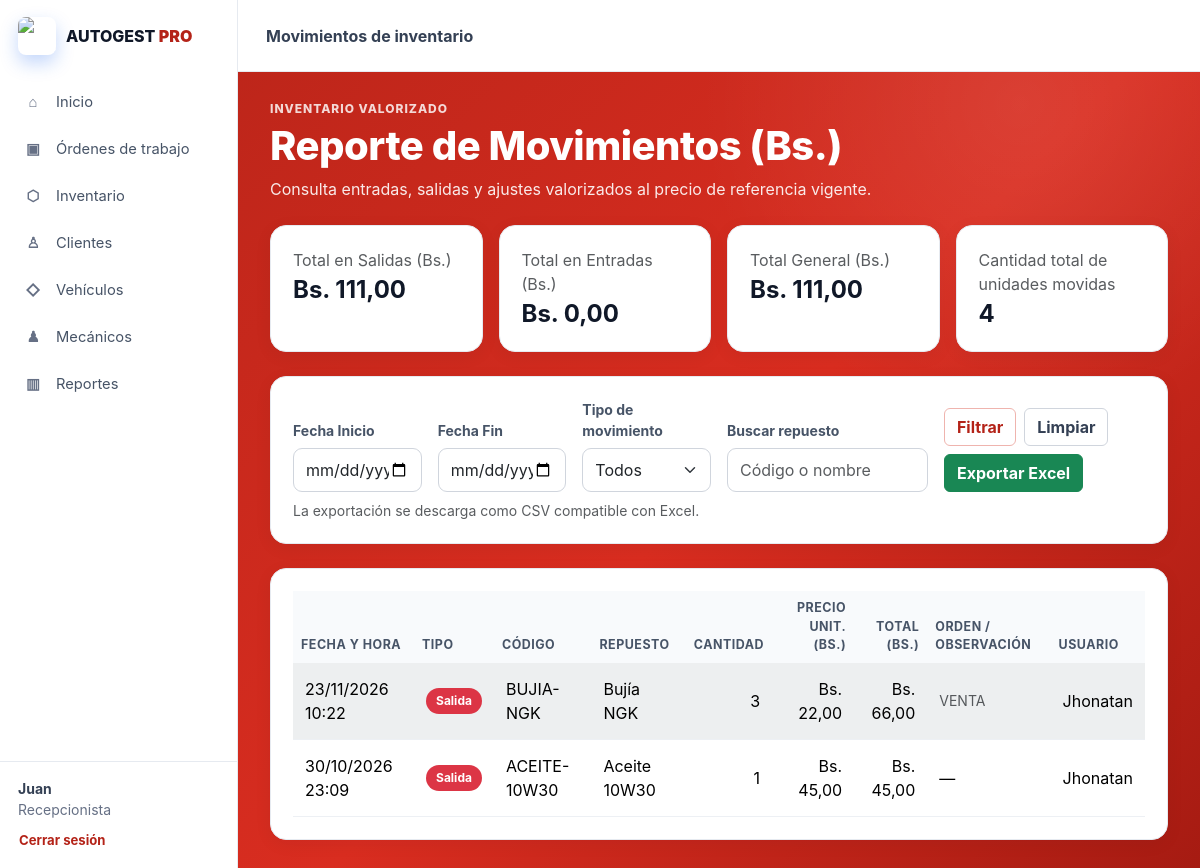
The page /public/index.php?page=reporte-movimientos (signed in) on the database its author committed.
### tables this page shows
CREATE TABLE `movimientos_inventario` (
  `id` int(11) NOT NULL,
  `repuesto_id` int(11) NOT NULL,
  `usuario_id` int(11) NOT NULL,
  `orden_id` int(11) DEFAULT NULL,
  `tipo` enum('entrada','salida','ajuste') NOT NULL,
  `cantidad` int(10) UNSIGNED NOT NULL,
  `fecha_movimiento` timestamp NOT NULL DEFAULT current_timestamp(),
  `observaciones` varchar(255) DEFAULT NULL
);

CREATE TABLE `repuestos` (
  `id` int(11) NOT NULL,
  `codigo` varchar(40) NOT NULL,
  `nombre` varchar(120) NOT NULL,
  `descripcion` varchar(255) DEFAULT NULL,
  `stock` int(10) UNSIGNED NOT NULL DEFAULT 0,
  `stock_minimo` int(10) UNSIGNED NOT NULL DEFAULT 0,
  `precio_referencia` decimal(10,2) DEFAULT NULL,
  `activo` tinyint(1) NOT NULL DEFAULT 1,
  `fecha_registro` datetime NOT NULL DEFAULT current_timestamp()
);

CREATE TABLE `usuarios` (
  `id` int(11) NOT NULL,
  `rol_id` int(11) NOT NULL,
  `nombre` varchar(100) NOT NULL,
  `usuario` varchar(50) NOT NULL,
  `password_hash` varchar(255) NOT NULL,
  `activo` tinyint(1) NOT NULL DEFAULT 1,
  `creado_en` timestamp NOT NULL DEFAULT current_timestamp()
);

### app/controllers/ReporteController.php (called while the page is built, shortened)
<?php
require_once __DIR__ . '/../repositories/ReporteRepository.php';
require_once __DIR__ . '/../validators/ReporteValidator.php';
class ReporteController
{
    public function movimientos(): void
    {
        $filas = [];
        $resumen = [
            'salidas' => 0.0,
            'entradas' => 0.0,
            'total' => 0.0,
            'unidades' => 0,
        ];
        $validador = new ReporteValidator();
        $filtrosValidos = true;
        try {
            $filtros = $validador->filtrosMovimientos($_GET);
        } catch (InvalidArgumentException $exception) {
            http_response_code(400);
            $error = $exception->getMessage();
            $filtrosValidos = false;
            $filtros = [
                'fecha_inicio' => '',
                'fecha_fin' => '',
                'tipo' => '',
                'busqueda' => '',
            ];
        }
        if ($filtrosValidos) {
            try {
                $repositorio = new ReporteRepository();
                $filas = $repositorio->obtenerReporteMovimientos(
                    $filtros['fecha_inicio'],
                    $filtros['fecha_fin'],
                    $filtros['tipo'],
                    $filtros['busqueda']
                );
                foreach ($filas as $fila) {
                    $total = (float) $fila['total_bs'];
                    $resumen['total'] += $total;
                    $resumen['unidades'] += (int) $fila['cantidad'];
                    if ($fila['tipo'] === 'salida') {
                        $resumen['salidas'] += $total;
                    } elseif ($fila['tipo'] === 'entrada') {
                        $resumen['entradas'] += $total;
                    }
                }
            } catch (PDOException $exception) {
                error_log('No se pudo consultar el reporte de movimientos: ' . $exception->getMessage());
                http_response_code(500);
                $error = 'No se pudo consultar el reporte de movimientos.';
                $filas = [];
            }
        }
        require __DIR__ . '/../views/reportes/movimientos.php';
    }
}

### public/index.php (called while the page is built, shortened)
<?php
(new RouterController())->dispatch();

### config/database.php (called while the page is built)
<?php
class Database
{
    private string $host = 'sql202.infinityfree.com';
    private string $database = 'if0_43513083_autogest_proo';
    private string $username = 'if0_43513083';
    private string $password = 'pPQaYPWfPrR7EB';
    public function connect(): PDO
    {
        $dsn = "mysql:host={$this->host};dbname={$this->database};charset=utf8mb4";
        return new PDO(
            $dsn,
            $this->username,
            $this->password,
            [
                PDO::ATTR_ERRMODE => PDO::ERRMODE_EXCEPTION,
                PDO::ATTR_DEFAULT_FETCH_MODE => PDO::FETCH_ASSOC,
                PDO::ATTR_EMULATE_PREPARES => false
            ]
        );
    }
}

### app/validators/ReporteValidator.php (called while the page is built, shortened)
<?php
class ReporteValidator
{
    public function filtrosMovimientos(array $input): array
    {
        $fechaInicio = $this->fecha($input, 'fecha_inicio');
        $fechaFin = $this->fecha($input, 'fecha_fin');
        $tipo = $input['tipo'] ?? '';
        $busqueda = $input['busqueda'] ?? '';
        return [
            'fecha_inicio' => $fechaInicio ?? '',
            'fecha_fin' => $fechaFin ?? '',
            'tipo' => $tipo,
            'busqueda' => mb_substr(trim($busqueda), 0, 100, 'UTF-8'),
        ];
    }
    private function fecha(array $input, string $key): ?string
    {
        $value = $input[$key] ?? '';
        $value = trim($value);
        if ($value === '') {
            return null;
        }
        return $value;
    }
}

### app/repositories/ReporteRepository.php (called while the page is built, shortened)
<?php
require_once __DIR__ . '/../../config/database.php';
class ReporteRepository
{
    private PDO $conexion;
    public function __construct(?PDO $conexion = null)
    {
        $this->conexion = $conexion ?? (new Database())->connect();
    }
    public function obtenerReporteMovimientos(
        string $fechaInicio = '',
        string $fechaFin = '',
        string $tipo = '',
        string $busqueda = ''
    ): array {
        $condiciones = [];
        $parametros = [];
        $sql = 'SELECT m.id, m.fecha_movimiento, m.tipo, m.cantidad, m.observaciones,
                       r.codigo, r.nombre AS repuesto_nombre,
                       COALESCE(r.precio_referencia, 0) AS precio_unitario,
                       (m.cantidad * COALESCE(r.precio_referencia, 0)) AS total_bs,
                       u.nombre AS usuario_nombre, o.codigo AS orden_codigo
                FROM movimientos_inventario m
                INNER JOIN repuestos r ON m.repuesto_id = r.id
                INNER JOIN usuarios u ON m.usuario_id = u.id
                LEFT JOIN ordenes_trabajo o ON m.orden_id = o.id';
        $sql .= ' ORDER BY m.fecha_movimiento DESC';
        $consulta = $this->conexion->prepare($sql);
        $consulta->execute($parametros);
        return $consulta->fetchAll(PDO::FETCH_ASSOC);
    }
}

### app/views/reportes/movimientos.php (the view, shortened to what this page needs)
<?php
function escaparMovimientoInventario($valor): string
{
    return htmlspecialchars((string) ($valor ?? ''), ENT_QUOTES | ENT_SUBSTITUTE, 'UTF-8');
}
$tiposMovimiento = [
    'entrada' => ['Entrada', 'bg-success'],
    'salida' => ['Salida', 'bg-danger'],
    'ajuste' => ['Ajuste', 'bg-warning text-dark'],
];
?>
<!DOCTYPE html>
<html lang="es">
<head>
    <link href="https://cdn.jsdelivr.net/npm/bootstrap@5.3.3/dist/css/bootstrap.min.css" rel="stylesheet">
    <link href="css/styles.css" rel="stylesheet">
</head>
<body class="ag-app">
<?php require __DIR__ . '/../layouts/sidebar.php'; ?>
<main class="ag-main">
    <?php $tituloTopbar = 'Movimientos de inventario'; require __DIR__ . '/../layouts/topbar.php'; ?>
    <div class="ag-content">
        <div class="ag-page-header">
            <div>
                <p class="ag-eyebrow">Inventario valorizado</p>
                <h1>Reporte de Movimientos (Bs.)</h1>
                <p class="ag-page-description">Consulta entradas, salidas y ajustes valorizados al precio de referencia vigente.</p>
            </div>
        </div>
        <div class="row g-3 mb-4">
            <div class="col-sm-6 col-xl-3">
                <div class="card h-100 shadow-sm"><div class="card-body">
                    <p class="text-muted mb-1">Total en Salidas (Bs.)</p>
                    <h2 class="h4 mb-0">Bs. <?= number_format((float) $resumen['salidas'], 2, ',', '.') ?></h2>
                </div></div>
            </div>
            <div class="col-sm-6 col-xl-3">
                <div class="card h-100 shadow-sm"><div class="card-body">
                    <p class="text-muted mb-1">Total en Entradas (Bs.)</p>
                    <h2 class="h4 mb-0">Bs. <?= number_format((float) $resumen['entradas'], 2, ',', '.') ?></h2>
                </div></div>
            </div>
            <div class="col-sm-6 col-xl-3">
                <div class="card h-100 shadow-sm"><div class="card-body">
                    <p class="text-muted mb-1">Total General (Bs.)</p>
                    <h2 class="h4 mb-0">Bs. <?= number_format((float) $resumen['total'], 2, ',', '.') ?></h2>
                </div></div>
            </div>
            <div class="col-sm-6 col-xl-3">
                <div class="card h-100 shadow-sm"><div class="card-body">
                    <p class="text-muted mb-1">Cantidad total de unidades movidas</p>
                    <h2 class="h4 mb-0"><?= (int) $resumen['unidades'] ?></h2>
                </div></div>
            </div>
        </div>
        <div class="card shadow-sm mb-4">
            <div class="card-body">
                <form method="GET" class="row g-3 align-items-end">
                    <div class="col-sm-6 col-lg-2">
                        <label class="form-label" for="movimientos-fecha-inicio">Fecha Inicio</label>
                        <input class="form-control" type="date" id="movimientos-fecha-inicio" name="fecha_inicio" value="<?= escaparMovimientoInventario($filtros['fecha_inicio']) ?>">
                    </div>
                    <div class="col-sm-6 col-lg-2">
                        <label class="form-label" for="movimientos-fecha-fin">Fecha Fin</label>
                        <input class="form-control" type="date" id="movimientos-fecha-fin" name="fecha_fin" value="<?= escaparMovimientoInventario($filtros['fecha_fin']) ?>">
                    </div>
                    <div class="col-sm-6 col-lg-2">
                        <label class="form-label" for="movimientos-tipo">Tipo de movimiento</label>
                        <select class="form-select" id="movimientos-tipo" name="tipo">
                            <option value="" <?= $filtros['tipo'] === '' ? 'selected' : '' ?>>Todos</option>
                        </select>
                    </div>
                    <div class="col-sm-6 col-lg-3">
                        <label class="form-label" for="movimientos-busqueda">Buscar repuesto</label>
                        <input class="form-control" type="search" id="movimientos-busqueda" name="busqueda" maxlength="100" value="<?= escaparMovimientoInventario($filtros['busqueda']) ?>" placeholder="Código o nombre">
                    </div>
                    <div class="col-sm-6 col-lg-3 d-flex flex-wrap gap-2">
                        <button class="btn btn-outline-primary" type="submit">Filtrar</button>
                        <a class="btn btn-secondary" href="?page=reporte-movimientos">Limpiar</a>
                        <button class="btn btn-success" type="submit" name="exportar" value="excel">Exportar Excel</button>
                    </div>
                </form>
                <p class="form-text mb-0 mt-2">La exportación se descarga como CSV compatible con Excel.</p>
            </div>
        </div>
        <div class="card shadow-sm">
            <div class="card-body">
                <div class="table-responsive">
                    <table class="table table-striped table-hover align-middle">
                        <thead class="table-dark">
                            <tr>
                                <th>FECHA Y HORA</th>
                                <th>TIPO</th>
                                <th>CÓDIGO</th>
                                <th>REPUESTO</th>
                                <th class="text-end">CANTIDAD</th>
                                <th class="text-end">PRECIO UNIT. (Bs.)</th>
                                <th class="text-end">TOTAL (Bs.)</th>
                                <th>ORDEN / OBSERVACIÓN</th>
                                <th>USUARIO</th>
                            </tr>
                        </thead>
                        <tbody>
                            <?php if ($filas === []): ?>
                                <tr><td class="text-center py-4" colspan="9">No hay movimientos para los filtros seleccionados.</td></tr>
                            <?php else: ?>
                                <?php foreach ($filas as $fila): ?>
                                    <?php
                                    $tipo = $tiposMovimiento[$fila['tipo']] ?? ['Desconocido', 'bg-secondary'];
                                    $fecha = (new DateTimeImmutable((string) $fila['fecha_movimiento']))->format('d/m/Y H:i');
                                    ?>
                                    <tr>
                                        <td><?= escaparMovimientoInventario($fecha) ?></td>
                                        <td><span class="badge <?= escaparMovimientoInventario($tipo[1]) ?>"><?= escaparMovimientoInventario($tipo[0]) ?></span></td>
                                        <td><?= escaparMovimientoInventario($fila['codigo']) ?></td>
                                        <td><?= escaparMovimientoInventario($fila['repuesto_nombre']) ?></td>
                                        <td class="text-end"><?= (int) $fila['cantidad'] ?></td>
                                        <td class="text-end">Bs. <?= number_format((float) $fila['precio_unitario'], 2, ',', '.') ?></td>
                                        <td class="text-end">Bs. <?= number_format((float) $fila['total_bs'], 2, ',', '.') ?></td>
                                        <td>
                                            <?php if (!empty($fila['observaciones'])): ?>
                                                <div class="small text-muted"><?= escaparMovimientoInventario($fila['observaciones']) ?></div>
                                            <?php endif; ?>
                                            <?php if (empty($fila['orden_codigo']) && empty($fila['observaciones'])): ?>—<?php endif; ?>
                                        </td>
                                        <td><?= escaparMovimientoInventario($fila['usuario_nombre']) ?></td>
                                    </tr>
                                <?php endforeach; ?>
                            <?php endif; ?>
                        </tbody>
                    </table>
                </div>
            </div>
        </div>
    </div>
</main>
</body>
</html>

### rows shown on the page
movimientos_inventario: fecha_movimiento "23/11/2026 10:22", tipo "Salida", repuesto.codigo "BUJIA-NGK", repuesto.nombre "Bujía NGK", cantidad "3", precio_unitario "22,00", total_bs "66,00", observaciones "VENTA", usuario.nombre "Jhonatan"
movimientos_inventario: fecha_movimiento "30/10/2026 23:09", tipo "Salida", repuesto.codigo "ACEITE-10W30", repuesto.nombre "Aceite 10W30", cantidad "1", precio_unitario "45,00", total_bs "45,00", usuario.nombre "Jhonatan"

### other values the page prints
$icono "⌂"
$titulo "Inicio"
$icono "▣"
$titulo "Órdenes de trabajo"
$icono "⬡"
$titulo "Inventario"
$icono "♙"
$titulo "Clientes"
$icono "◇"
$titulo "Vehículos"
$icono "♟"
$titulo "Mecánicos"
$icono "▥"
$titulo "Reportes"
$nombreMenu "Juan"
